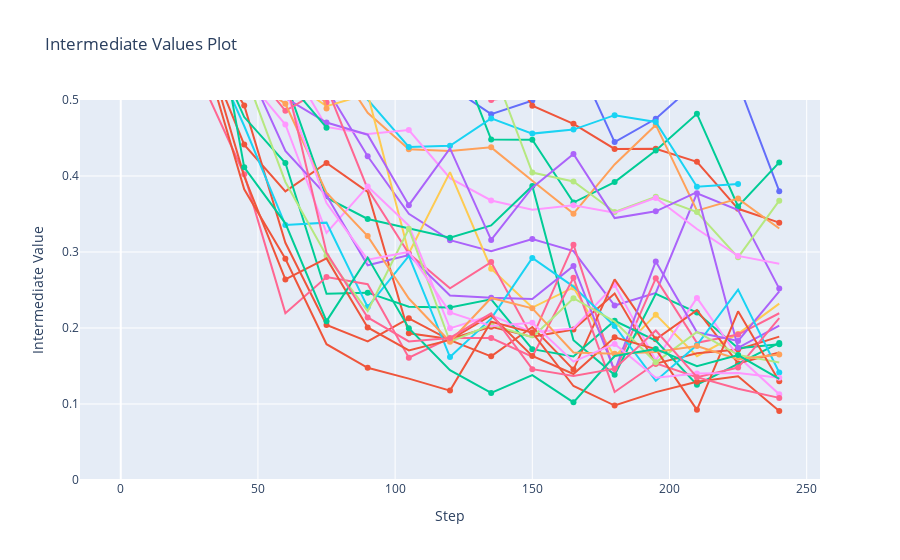

This figure's notebook cell:
### Code cell
fig = optuna.visualization.plot_intermediate_values(study_lambdas)

# Fix the visible y-range
fig.update_yaxes(range=[0.0, 0.5])

### Figure 1 — Plotly figure (JSON) as saved in the notebook; plotly's stock layout.template omitted (floating-point values rounded to 4 significant figures)
{"data": [{"marker": {"maxdisplayed": 10}, "mode": "lines+markers", "name": "Trial0", "type": "scatter", "x": [0, 15, 30, 45, 60, 75, 90, 105, 120, 135, 150, 165, 180, 195, 210, 225, 240], "y": [0.9852, 0.82, 0.6591, 0.7038, 0.7327, 0.6606, 0.6101, 0.5069, 0.5179, 0.4814, 0.4992, 0.5629, 0.4446, 0.4753, 0.5235, 0.5224, 0.38]}, {"marker": {"maxdisplayed": 10}, "mode": "lines+markers", "name": "Trial1", "type": "scatter", "x": [0, 15, 30, 45, 60, 75, 90, 105, 120, 135, 150, 165, 180, 195, 210, 225, 240], "y": [1.791, 0.8762, 0.7583, 0.6271, 0.5444, 0.5869, 0.5467, 0.5108, 0.5112, 0.576, 0.4925, 0.4686, 0.4357, 0.4357, 0.4186, 0.3568, 0.3386]}, {"marker": {"maxdisplayed": 10}, "mode": "lines+markers", "name": "Trial2", "type": "scatter", "x": [0, 15, 30, 45, 60, 75, 90, 105, 120, 135, 150, 165, 180, 195, 210, 225, 240], "y": [1.112, 0.7288, 0.654, 0.5918, 0.6001, 0.6147, 0.5539, 0.5562, 0.5869, 0.4479, 0.4478, 0.3651, 0.3919, 0.4336, 0.4818, 0.36, 0.4178]}, {"marker": {"maxdisplayed": 10}, "mode": "lines+markers", "name": "Trial3", "type": "scatter", "x": [0, 15, 30, 45, 60, 75, 90, 105, 120, 135, 150, 165, 180, 195, 210, 225, 240], "y": [1.52, 0.7238, 0.6684, 0.5958, 0.5627, 0.5154, 0.4259, 0.3503, 0.3156, 0.3011, 0.3171, 0.3012, 0.2295, 0.2461, 0.3772, 0.3552, 0.2518]}, {"marker": {"maxdisplayed": 10}, "mode": "lines+markers", "name": "Trial4", "type": "scatter", "x": [0, 15, 30, 45, 60, 75, 90, 105, 120, 135, 150, 165, 180, 195, 210, 225, 240], "y": [1.364, 0.6381, 0.588, 0.5677, 0.5355, 0.5651, 0.4832, 0.4352, 0.433, 0.4377, 0.3937, 0.3505, 0.4152, 0.4672, 0.3544, 0.3703, 0.331]}, {"marker": {"maxdisplayed": 10}, "mode": "lines+markers", "name": "Trial5", "type": "scatter", "x": [0, 15, 30, 45, 60, 75, 90, 105, 120, 135, 150, 165, 180, 195, 210, 225], "y": [1.414, 0.8125, 0.6224, 0.5892, 0.5796, 0.5353, 0.5006, 0.4383, 0.4398, 0.4758, 0.4558, 0.4611, 0.48, 0.4712, 0.3858, 0.3894]}, {"marker": {"maxdisplayed": 10}, "mode": "lines+markers", "name": "Trial6", "type": "scatter", "x": [0, 15, 30, 45, 60, 75, 90, 105, 120, 135, 150], "y": [1.655, 0.6731, 0.6522, 0.5854, 0.6535, 0.5772, 0.668, 0.5802, 0.5506, 0.5, 0.5076]}, {"marker": {"maxdisplayed": 10}, "mode": "lines+markers", "name": "Trial7", "type": "scatter", "x": [0, 15, 30, 45, 60, 75, 90, 105, 120, 135, 150, 165, 180, 195, 210, 225, 240], "y": [1.572, 0.5983, 0.8339, 0.6361, 0.6579, 0.5799, 0.5749, 0.5937, 0.5071, 0.5479, 0.4045, 0.3929, 0.3527, 0.3725, 0.3526, 0.293, 0.3675]}, {"marker": {"maxdisplayed": 10}, "mode": "lines+markers", "name": "Trial8", "type": "scatter", "x": [0, 15, 30, 45, 60, 75, 90, 105, 120, 135, 150, 165, 180, 195, 210, 225, 240], "y": [1.687, 0.7196, 0.6229, 0.5929, 0.5574, 0.4646, 0.4554, 0.4605, 0.3972, 0.3678, 0.3556, 0.3616, 0.3518, 0.3712, 0.3302, 0.2949, 0.2846]}, {"marker": {"maxdisplayed": 10}, "mode": "lines+markers", "name": "Trial9", "type": "scatter", "x": [0, 15, 30, 45, 60, 75, 90, 105, 120, 135, 150, 165, 180, 195, 210, 225, 240], "y": [1.514, 0.6137, 0.6162, 0.6631, 0.5298, 0.4918, 0.5078, 0.2984, 0.4051, 0.278, 0.2269, 0.2534, 0.1623, 0.2175, 0.1629, 0.1923, 0.2321]}, {"marker": {"maxdisplayed": 10}, "mode": "lines+markers", "name": "Trial10", "type": "scatter", "x": [0, 15, 30, 45, 60, 75], "y": [1.71, 1.018, 0.6447, 0.6101, 0.6196, 0.573]}, {"marker": {"maxdisplayed": 10}, "mode": "lines+markers", "name": "Trial11", "type": "scatter", "x": [0, 15, 30, 45, 60, 75, 90, 105, 120, 135, 150, 165, 180, 195, 210, 225, 240], "y": [1.281, 0.6193, 0.5739, 0.4413, 0.3798, 0.4173, 0.3791, 0.193, 0.1856, 0.2016, 0.1884, 0.198, 0.2454, 0.1531, 0.1668, 0.1718, 0.1886]}, {"marker": {"maxdisplayed": 10}, "mode": "lines+markers", "name": "Trial12", "type": "scatter", "x": [0, 15, 30, 45, 60, 75, 90, 105, 120, 135, 150, 165, 180, 195, 210, 225, 240], "y": [1.491, 0.7359, 0.7156, 0.5825, 0.5255, 0.3715, 0.3435, 0.3311, 0.3189, 0.3351, 0.3869, 0.184, 0.1384, 0.2451, 0.2204, 0.1734, 0.1785]}, {"marker": {"maxdisplayed": 10}, "mode": "lines+markers", "name": "Trial13", "type": "scatter", "x": [0, 15, 30, 45, 60, 75, 90, 105, 120, 135, 150, 165, 180, 195, 210, 225, 240], "y": [1.369, 0.6782, 0.6413, 0.5263, 0.5027, 0.4704, 0.4543, 0.3616, 0.4362, 0.3159, 0.3846, 0.4289, 0.3446, 0.3535, 0.3787, 0.174, 0.2032]}, {"marker": {"maxdisplayed": 10}, "mode": "lines+markers", "name": "Trial14", "type": "scatter", "x": [0, 15, 30, 45, 60, 75], "y": [1.376, 0.6438, 0.6858, 0.5881, 0.6104, 0.5611]}, {"marker": {"maxdisplayed": 10}, "mode": "lines+markers", "name": "Trial15", "type": "scatter", "x": [0, 15, 30, 45, 60, 75], "y": [1.241, 0.76, 0.6187, 0.5747, 0.5636, 0.5334]}, {"marker": {"maxdisplayed": 10}, "mode": "lines+markers", "name": "Trial16", "type": "scatter", "x": [0, 15, 30, 45, 60, 75, 90, 105, 120, 135, 150, 165, 180, 195, 210, 225, 240], "y": [1.863, 0.9756, 0.6655, 0.5525, 0.4858, 0.5173, 0.383, 0.298, 0.2522, 0.2868, 0.1876, 0.3096, 0.142, 0.2653, 0.1806, 0.1914, 0.2194]}, {"marker": {"maxdisplayed": 10}, "mode": "lines+markers", "name": "Trial17", "type": "scatter", "x": [0, 15, 30, 45, 60, 75], "y": [1.042, 0.6035, 0.6322, 0.6346, 0.5657, 0.5701]}, {"marker": {"maxdisplayed": 10}, "mode": "lines+markers", "name": "Trial18", "type": "scatter", "x": [0, 15, 30, 45, 60, 75, 90, 105, 120, 135, 150, 165, 180, 195, 210, 225, 240], "y": [1.085, 0.6851, 0.5976, 0.5334, 0.4678, 0.3252, 0.3863, 0.3347, 0.1995, 0.2166, 0.1945, 0.1994, 0.2567, 0.1574, 0.2396, 0.1624, 0.1128]}, {"marker": {"maxdisplayed": 10}, "mode": "lines+markers", "name": "Trial19", "type": "scatter", "x": [0, 15, 30, 45, 60, 75], "y": [1.535, 0.8167, 0.6909, 0.637, 0.5205, 0.6629]}, {"marker": {"maxdisplayed": 10}, "mode": "lines+markers", "name": "Trial20", "type": "scatter", "x": [0, 15, 30, 45, 60, 75], "y": [1.379, 0.6376, 0.6053, 0.5899, 0.679, 0.532]}, {"marker": {"maxdisplayed": 10}, "mode": "lines+markers", "name": "Trial21", "type": "scatter", "x": [0, 15, 30, 45, 60, 75, 90, 105, 120, 135, 150, 165, 180, 195, 210, 225, 240], "y": [1.655, 0.7406, 0.581, 0.4928, 0.3121, 0.2041, 0.1823, 0.2127, 0.184, 0.1627, 0.2014, 0.1453, 0.2639, 0.1851, 0.2234, 0.1534, 0.1677]}, {"marker": {"maxdisplayed": 10}, "mode": "lines+markers", "name": "Trial22", "type": "scatter", "x": [0, 15, 30, 45, 60, 75, 90, 105, 120, 135, 150, 165, 180, 195, 210, 225, 240], "y": [1.481, 0.7114, 0.5983, 0.4775, 0.4171, 0.2451, 0.2465, 0.2279, 0.227, 0.2378, 0.1721, 0.1625, 0.2095, 0.1835, 0.1253, 0.1532, 0.1804]}, {"marker": {"maxdisplayed": 10}, "mode": "lines+markers", "name": "Trial23", "type": "scatter", "x": [0, 15, 30, 45, 60, 75, 90, 105, 120, 135, 150, 165, 180, 195, 210, 225, 240], "y": [2.023, 0.6673, 0.6207, 0.5521, 0.4331, 0.3742, 0.2825, 0.2959, 0.2427, 0.2397, 0.238, 0.2817, 0.1434, 0.2876, 0.1943, 0.1829, 0.2483]}, {"marker": {"maxdisplayed": 10}, "mode": "lines+markers", "name": "Trial24", "type": "scatter", "x": [0, 15, 30, 45, 60, 75], "y": [1.671, 0.6515, 0.6002, 0.5891, 0.5329, 0.5542]}, {"marker": {"maxdisplayed": 10}, "mode": "lines+markers", "name": "Trial25", "type": "scatter", "x": [0, 15, 30, 45, 60, 75, 90, 105, 120, 135, 150, 165, 180, 195, 210, 225, 240], "y": [1.595, 0.7836, 0.5868, 0.4658, 0.3355, 0.3386, 0.2275, 0.2948, 0.1617, 0.2123, 0.2923, 0.2544, 0.2027, 0.1304, 0.1776, 0.2506, 0.1414]}, {"marker": {"maxdisplayed": 10}, "mode": "lines+markers", "name": "Trial26", "type": "scatter", "x": [0, 15, 30, 45, 60, 75, 90, 105, 120, 135, 150, 165, 180, 195, 210, 225, 240], "y": [1.105, 0.6986, 0.5203, 0.4023, 0.2196, 0.2671, 0.2576, 0.1609, 0.1867, 0.1868, 0.1622, 0.266, 0.1159, 0.1536, 0.1353, 0.1479, 0.2129]}, {"marker": {"maxdisplayed": 10}, "mode": "lines+markers", "name": "Trial27", "type": "scatter", "x": [0, 15, 30, 45, 60, 75, 90, 105, 120, 135, 150, 165, 180, 195, 210, 225, 240], "y": [1.328, 0.723, 0.5568, 0.5376, 0.3921, 0.295, 0.2223, 0.3307, 0.1815, 0.2044, 0.1877, 0.2392, 0.2084, 0.1548, 0.1949, 0.1646, 0.1545]}, {"marker": {"maxdisplayed": 10}, "mode": "lines+markers", "name": "Trial28", "type": "scatter", "x": [0, 15, 30, 45, 60, 75], "y": [1.601, 0.6777, 0.6236, 0.6035, 0.5711, 0.5535]}, {"marker": {"maxdisplayed": 10}, "mode": "lines+markers", "name": "Trial29", "type": "scatter", "x": [0, 15, 30, 45, 60, 75], "y": [1.204, 0.7353, 0.6506, 0.6288, 0.6627, 0.5896]}, {"marker": {"maxdisplayed": 10}, "mode": "lines+markers", "name": "Trial30", "type": "scatter", "x": [0, 15, 30, 45, 60, 75], "y": [1.403, 1.196, 0.6867, 0.6082, 0.5794, 0.558]}, {"marker": {"maxdisplayed": 10}, "mode": "lines+markers", "name": "Trial31", "type": "scatter", "x": [0, 15, 30, 45, 60, 75, 90, 105, 120, 135, 150, 165, 180, 195, 210, 225, 240], "y": [1.517, 0.593, 0.5838, 0.3996, 0.2639, 0.2916, 0.2007, 0.1706, 0.1843, 0.2165, 0.1633, 0.1395, 0.1878, 0.1722, 0.09234, 0.222, 0.13]}, {"marker": {"maxdisplayed": 10}, "mode": "lines+markers", "name": "Trial32", "type": "scatter", "x": [0, 15, 30, 45, 60, 75], "y": [1.13, 0.7585, 0.5965, 0.5415, 0.5276, 0.4635]}, {"marker": {"maxdisplayed": 10}, "mode": "lines+markers", "name": "Trial33", "type": "scatter", "x": [0, 15, 30, 45, 60, 75], "y": [1.304, 0.6537, 0.769, 0.633, 0.678, 0.552]}, {"marker": {"maxdisplayed": 10}, "mode": "lines+markers", "name": "Trial34", "type": "scatter", "x": [0, 15, 30, 45, 60, 75, 90, 105, 120, 135, 150, 165, 180, 195, 210, 225, 240], "y": [1.238, 0.8727, 0.6129, 0.5322, 0.4951, 0.378, 0.3209, 0.2387, 0.1819, 0.2395, 0.2258, 0.1678, 0.166, 0.1684, 0.1762, 0.1588, 0.1653]}, {"marker": {"maxdisplayed": 10}, "mode": "lines+markers", "name": "Trial35", "type": "scatter", "x": [0, 15, 30, 45, 60, 75], "y": [1.466, 1.081, 0.7577, 0.5927, 0.5382, 0.5211]}, {"marker": {"maxdisplayed": 10}, "mode": "lines+markers", "name": "Trial36", "type": "scatter", "x": [0, 15, 30, 45, 60, 75], "y": [1.33, 0.5923, 0.575, 0.5451, 0.5372, 0.4968]}, {"marker": {"maxdisplayed": 10}, "mode": "lines+markers", "name": "Trial37", "type": "scatter", "x": [0, 15, 30, 45, 60, 75], "y": [1.163, 0.6699, 0.6282, 0.5988, 0.6138, 0.5751]}, {"marker": {"maxdisplayed": 10}, "mode": "lines+markers", "name": "Trial38", "type": "scatter", "x": [0, 15, 30, 45, 60, 75, 90, 105, 120, 135, 150, 165, 180, 195, 210, 225, 240], "y": [1.434, 0.7246, 0.6487, 0.5521, 0.5139, 0.3644, 0.2898, 0.3, 0.2205, 0.2027, 0.207, 0.1558, 0.1791, 0.1344, 0.1402, 0.1408, 0.1345]}, {"marker": {"maxdisplayed": 10}, "mode": "lines+markers", "name": "Trial39", "type": "scatter", "x": [0, 15, 30, 45, 60, 75], "y": [1.48, 0.886, 0.6232, 0.6504, 0.5432, 0.5991]}, {"marker": {"maxdisplayed": 10}, "mode": "lines+markers", "name": "Trial40", "type": "scatter", "x": [0, 15, 30, 45, 60, 75], "y": [1.444, 0.7482, 0.6561, 0.7032, 0.5866, 0.5468]}, {"marker": {"maxdisplayed": 10}, "mode": "lines+markers", "name": "Trial41", "type": "scatter", "x": [0, 15, 30, 45, 60, 75, 90, 105, 120, 135, 150, 165, 180, 195, 210, 225, 240], "y": [1.51, 0.6655, 0.5662, 0.3824, 0.2911, 0.1787, 0.1476, 0.1334, 0.1176, 0.2083, 0.194, 0.1237, 0.09799, 0.1156, 0.1292, 0.1364, 0.09086]}, {"marker": {"maxdisplayed": 10}, "mode": "lines+markers", "name": "Trial42", "type": "scatter", "x": [0, 15, 30, 45, 60, 75, 90, 105, 120, 135, 150, 165, 180, 195, 210, 225, 240], "y": [1.344, 0.7355, 0.7107, 0.4114, 0.3377, 0.209, 0.2926, 0.1997, 0.1445, 0.1146, 0.138, 0.1022, 0.1632, 0.1724, 0.1496, 0.1644, 0.1331]}, {"marker": {"maxdisplayed": 10}, "mode": "lines+markers", "name": "Trial43", "type": "scatter", "x": [0, 15, 30, 45, 60, 75], "y": [1.521, 0.9281, 0.6461, 0.5668, 0.6079, 0.5168]}, {"marker": {"maxdisplayed": 10}, "mode": "lines+markers", "name": "Trial44", "type": "scatter", "x": [0, 15, 30, 45, 60, 75], "y": [1.36, 0.8062, 0.7303, 0.5479, 0.6722, 0.4889]}, {"marker": {"maxdisplayed": 10}, "mode": "lines+markers", "name": "Trial45", "type": "scatter", "x": [0, 15, 30, 45, 60, 75], "y": [1.613, 0.9201, 0.6086, 0.6148, 0.569, 0.5651]}, {"marker": {"maxdisplayed": 10}, "mode": "lines+markers", "name": "Trial46", "type": "scatter", "x": [0, 15, 30, 45, 60, 75, 90, 105, 120, 135, 150, 165, 180, 195, 210, 225, 240], "y": [1.448, 1.135, 0.7573, 0.6238, 0.5295, 0.2989, 0.2138, 0.1823, 0.1869, 0.2193, 0.1458, 0.137, 0.1465, 0.1967, 0.1352, 0.1201, 0.108]}, {"marker": {"maxdisplayed": 10}, "mode": "lines+markers", "name": "Trial47", "type": "scatter", "x": [0, 15, 30, 45, 60, 75], "y": [1.308, 0.6591, 0.5983, 0.6607, 0.5418, 0.5963]}, {"marker": {"maxdisplayed": 10}, "mode": "lines+markers", "name": "Trial48", "type": "scatter", "x": [0, 15, 30, 45, 60, 75], "y": [0.9961, 0.7022, 0.6946, 0.5981, 0.7114, 0.703]}, {"marker": {"maxdisplayed": 10}, "mode": "lines+markers", "name": "Trial49", "type": "scatter", "x": [0, 15, 30, 45, 60, 75], "y": [1.413, 0.7975, 0.65, 0.5664, 0.5495, 0.5864]}], "layout": {"showlegend": false, "title": {"text": "Intermediate Values Plot"}, "xaxis": {"title": {"text": "Step"}}, "yaxis": {"range": [0, 0.5], "title": {"text": "Intermediate Value"}}}}
